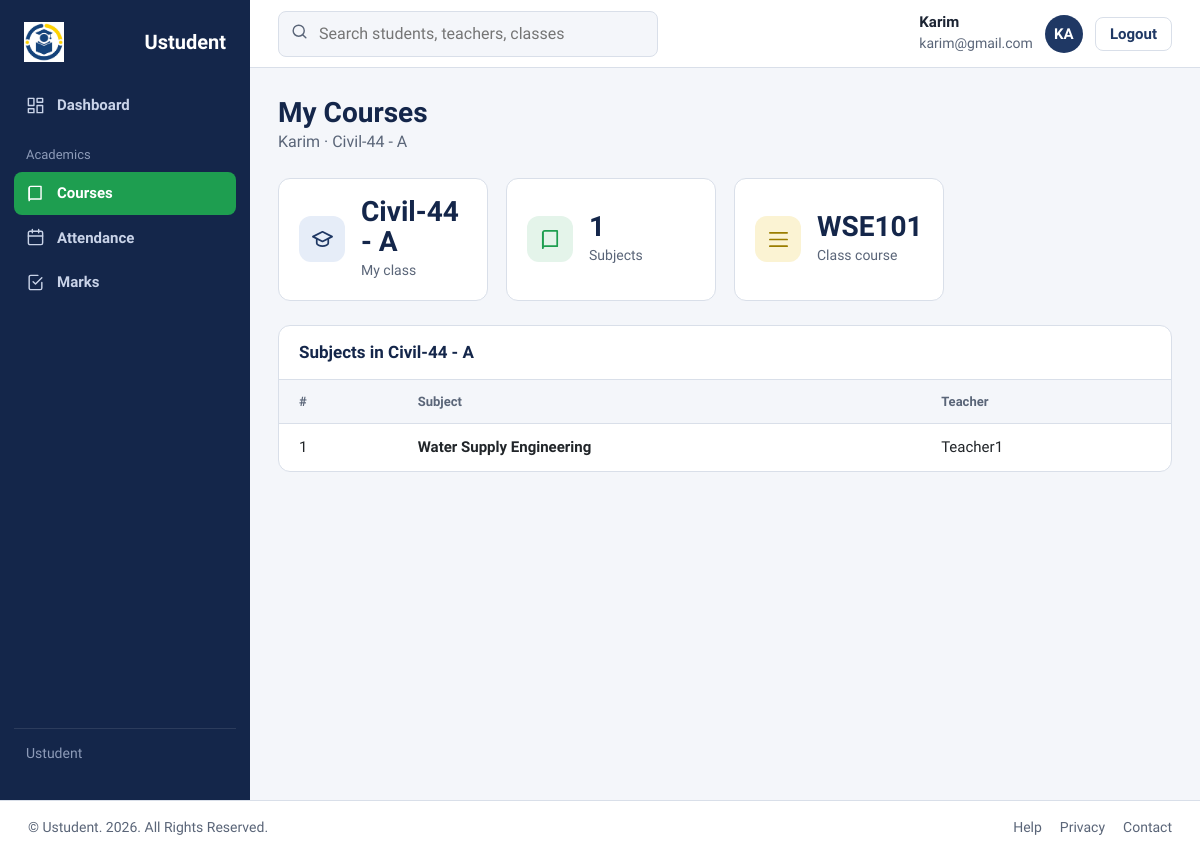
/student/student_courses.php (signed in), run on the app's committed database.
### tables this page shows
CREATE TABLE `students` (
  `id` int UNSIGNED NOT NULL,
  `user_id` int UNSIGNED NOT NULL,
  `name` varchar(100) NOT NULL,
  `email` varchar(100) NOT NULL,
  `phone` varchar(15) DEFAULT NULL,
  `dob` date DEFAULT NULL,
  `class_id` int UNSIGNED NOT NULL,
  `address` varchar(255) DEFAULT NULL,
  `created_at` timestamp NULL DEFAULT CURRENT_TIMESTAMP
);

CREATE TABLE `classes` (
  `id` int UNSIGNED NOT NULL,
  `class_name` varchar(50) NOT NULL,
  `section` varchar(10) NOT NULL,
  `course_id` int UNSIGNED NOT NULL,
  `created_at` timestamp NULL DEFAULT CURRENT_TIMESTAMP
);

CREATE TABLE `courses` (
  `id` int UNSIGNED NOT NULL,
  `course_name` varchar(100) NOT NULL,
  `description` text
);

CREATE TABLE `subjects` (
  `id` int UNSIGNED NOT NULL,
  `subject_name` varchar(100) NOT NULL,
  `course_id` int UNSIGNED NOT NULL,
  `created_at` timestamp NULL DEFAULT CURRENT_TIMESTAMP
);

### student/student_courses.php (the view, shortened to what this page needs)
<?php
include '../database/dbconfig.php';
function h($value) { return htmlspecialchars((string)$value, ENT_QUOTES, 'UTF-8'); }
function rows($conn, $sql, $types = '', $params = []) {
    $statement = $conn->prepare($sql);
    if ($types !== '' && !$statement->bind_param($types, ...$params)) {
        throw new RuntimeException('Could not bind the database query parameters.');
    }
    if (!$statement->execute()) {
        throw new RuntimeException('Could not load the requested data.');
    }
    $result = $statement->get_result();
    return $result->fetch_all(MYSQLI_ASSOC);
}
$student = rows($conn,
    "SELECT s.id, s.name, c.id AS class_id, c.class_name, c.section, co.course_name
       FROM students s
       JOIN classes c ON c.id = s.class_id
       JOIN courses co ON co.id = c.course_id
      WHERE s.user_id = ?",
    "i", [(int)$_SESSION['id']])[0] ?? null;
$subjects = $student ? rows($conn,
    "SELECT DISTINCT sub.id, sub.subject_name, GROUP_CONCAT(DISTINCT t.name ORDER BY t.name SEPARATOR ', ') AS teachers
       FROM teacher_subjects ts
       JOIN subjects sub ON sub.id = ts.subject_id
       LEFT JOIN teachers t ON t.id = ts.teacher_id
      WHERE ts.class_id = ?
      GROUP BY sub.id, sub.subject_name
      ORDER BY sub.subject_name",
    "i", [(int)$student['class_id']]) : [];
?>
<!DOCTYPE html>
<html lang="en">
<head>
<link href="https://cdn.jsdelivr.net/npm/bootstrap@5.3.3/dist/css/bootstrap.min.css" rel="stylesheet">
<link rel="stylesheet" href="../assets/css/admin_dashboard.css">
<link rel="stylesheet" href="../assets/css/academic_common.css">
</head>
<body>
<div class="app">
  <?php include '../includes/sidebar_student.php'; ?>
  <div class="main">
    <?php include '../includes/topbar.php'; ?>
    <main class="content">
      <div class="head">
        <div>
          <h1>My Courses</h1>
          <p><?php echo $student ? h($student['name'] . ' · ' . $student['class_name'] . ' - ' . $student['section']) : 'Your enrolled courses and subjects.'; ?></p>
        </div>
      </div>
      <?php if (!$student): ?>
        <div class="alert alert-warning">Your student profile has not been created yet. Please ask the admin to add you in the Students page.</div>
      <?php else: ?>
        <section class="stats" aria-label="Summary">
          <div class="stat"><span class="ico b"><svg viewBox="0 0 24 24"><path d="M2 9l10-5 10 5-10 5z"/><path d="M6 11v5c0 1.5 3 3 6 3s6-1.5 6-3v-5"/></svg></span><div><b><?php echo h($student['class_name'] . ' - ' . $student['section']); ?></b><span>My class</span></div></div>
          <div class="stat"><span class="ico g"><svg viewBox="0 0 24 24"><path d="M4 5a2 2 0 012-2h13v16H6a2 2 0 00-2 2z"/><path d="M4 19V5"/></svg></span><div><b><?php echo count($subjects); ?></b><span>Subjects</span></div></div>
          <div class="stat"><span class="ico y"><svg viewBox="0 0 24 24"><path d="M3 5h18M3 12h18M3 19h18"/></svg></span><div><b><?php echo h($student['course_name']); ?></b><span>Class course</span></div></div>
        </section>
        <section class="card">
          <h2>Subjects in <?php echo h($student['class_name'] . ' - ' . $student['section']); ?></h2>
          <div class="table-wrap">
            <table>
              <thead><tr><th>#</th><th>Subject</th><th>Teacher</th></tr></thead>
              <tbody>
              <?php foreach ($subjects as $i => $subject): ?>
                <tr>
                  <td class="roll"><?php echo $i + 1; ?></td>
                  <td><b><?php echo h($subject['subject_name']); ?></b></td>
                  <td><?php echo h($subject['teachers'] ?? ''); ?></td>
                </tr>
              <?php endforeach; ?>
              </tbody>
            </table>
          </div>
        </section>
      <?php endif; ?>
    </main>
  </div>
</div>
<?php include '../includes/footer.php'; ?>
</body>
</html>

### assets/css/admin_dashboard.css (style rules this page uses)
.content { padding:28px;max-width:1200px;width:100% }
.head { display:flex;justify-content:space-between;align-items:flex-end;gap:16px;flex-wrap:wrap;margin-bottom:24px }
.head h1 { font-size:28px }
.head p { color:var(--muted);margin:0 }
.stats { display:grid;grid-template-columns:repeat(4,1fr);gap:18px;margin-bottom:24px }
.stat { background:var(--white);border:1px solid var(--line);border-radius:12px;padding:18px 20px;display:flex;gap:16px;align-items:center }
.ico { width:46px;height:46px;border-radius:12px;display:grid;place-items:center;flex:none }
.ico svg { width:23px;height:23px;stroke:currentColor;fill:none;stroke-width:1.8;stroke-linecap:round;stroke-linejoin:round }
.ico.b { background:var(--blue-soft);color:var(--navy) }
.ico.g { background:var(--green-soft);color:var(--green) }
.ico.y { background:var(--gold-soft);color:#9a7d00 }
.stat b { display:block;font:700 28px var(--head);color:var(--navy-deep);line-height:1.1 }
.stat span { color:var(--muted);font-size:14px }
.card { background:var(--white);border:1px solid var(--line);border-radius:12px;overflow:hidden }
.card > h2 { font-size:17px;padding:16px 20px;border-bottom:1px solid var(--line);display:flex;justify-content:space-between;align-items:center }
table { width:100%;border-collapse:collapse }
th,td { padding:12px 20px;text-align:left;border-bottom:1px solid var(--line);font-size:15px }
tr:last-child td { border-bottom:0 }
th { font-size:13px;color:var(--muted);font-weight:600;background:var(--paper) }
:root { --navy:#1f3864; --navy-deep:#14264a; --green:#1e9e50; --green-soft:#e4f4ea; --gold:#d8b32a; --gold-soft:#fbf3d3; --red:#c2402f; --red-soft:#fbe6e2; --blue-soft:#e6edf8; --ink:#1c2433; --muted:#5a6578; --line:#d9dfe9; --paper:#f4f6fa; --white:#fff; --head:"Bricolage Grotesque","Segoe UI",Arial,sans-serif; --body:"Source Sans 3","Segoe UI",Arial,sans-serif; }
* { box-sizing:border-box }
body { margin:0;font:400 16px/1.5 var(--body);color:var(--ink);background:var(--paper) }
h1,h2,h3 { font-family:var(--head);margin:0;line-height:1.2;color:var(--navy-deep) }
.app { display:grid;grid-template-columns:250px minmax(0,1fr);min-height:100vh;transition:grid-template-columns .22s ease }
.main { min-width:0;display:flex;flex-direction:column;min-height:100vh }
.main > .content { flex:1 }

### assets/css/academic_common.css (style rules this page uses)
h1,h2,h3 { font-weight:700 }
.table-wrap { overflow-x:auto }
.table-wrap table { min-width:680px }

### data on the page
students: name.section "Karim · Civil-44 - A", class.section "Civil-44 - A", courses.course_name "WSE101"
subjects: subject_name "Water Supply Engineering", teachers "Teacher1"

### other printed values
$_SESSION['name'] "Karim"
$_SESSION['email'] "karim@gmail.com"
substr($_SESSION['name'], 0,2) "KA"
count($subjects) "1"
